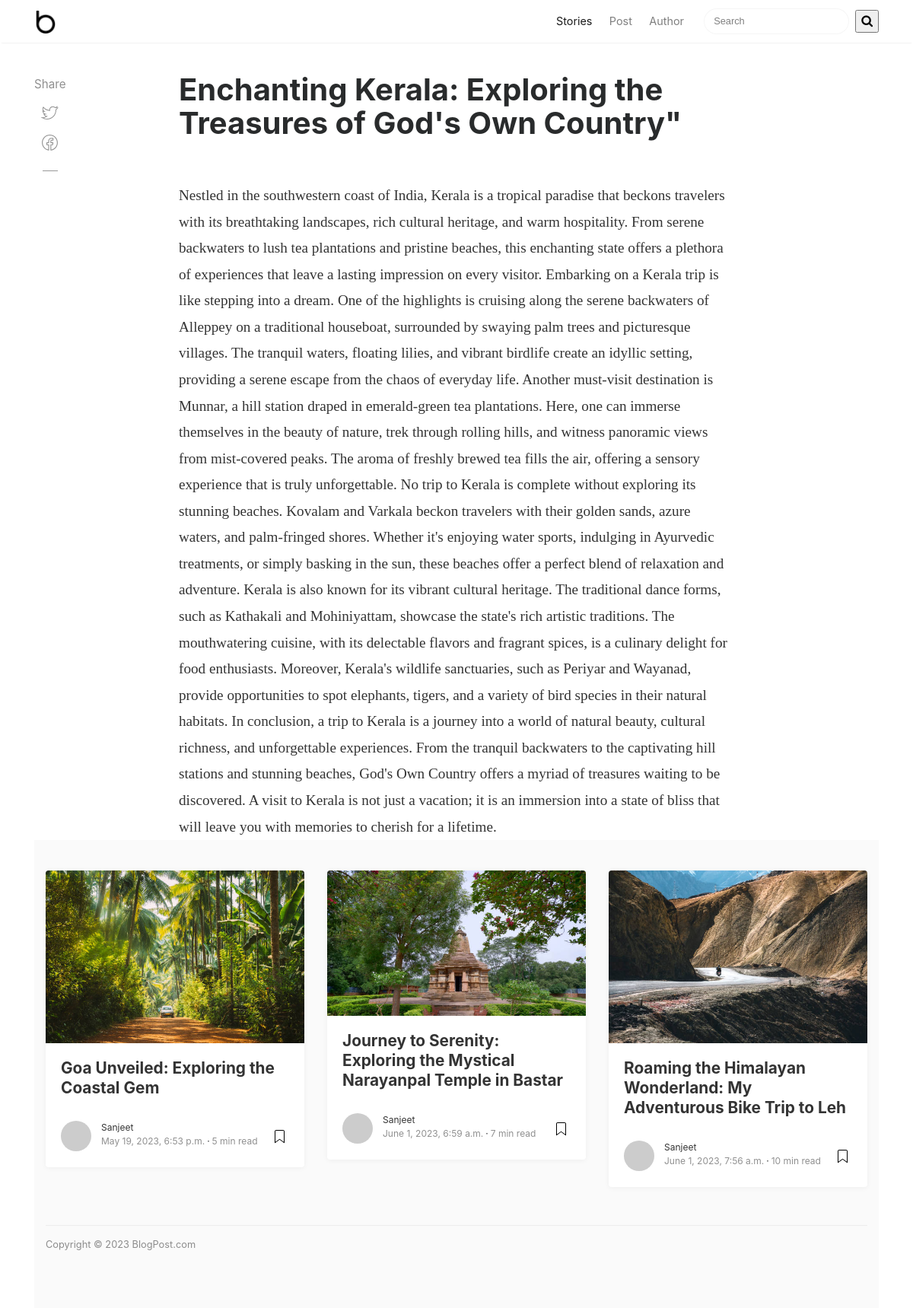
The page /post/5 on the database its author committed.
### posts/models.py (models this page shows)
class Post(models.Model):
    title = models.CharField(max_length=100)
    body = models.CharField(max_length=1000000)
    created_At = models.DateTimeField(default=datetime.now, blank=True)
    post_read = models.IntegerField()
    post_img = models.ImageField(upload_to="BlogPostImg")

### posts/views.py (the view)
# urls.py: path('post/<str:pk>', views.post, name='post'),
def post(request, pk):
    post = Post.objects.get(id=pk)
    posts = Post.objects.all()[:3]
    return render(request, 'post.html', {'post': post, 'posts': posts})

### templates/post.html (shortened to what this page needs)
{% load static %}
<!DOCTYPE html>
<html lang="en">
<head>
<link href="{% static 'assets/css/bootstrap.min.css' %}" rel="stylesheet">
<link href="https://maxcdn.bootstrapcdn.com/font-awesome/4.7.0/css/font-awesome.min.css" rel="stylesheet">
<link href="{% static 'assets/css/mediumish.css' %}" rel="stylesheet">
</head>
<body>
<nav class="navbar navbar-toggleable-md navbar-light bg-white fixed-top mediumnavigation">
<div class="container">
	<a class="navbar-brand" href="index.html">
	<img src="{% static 'assets/img/logo.png' %}" alt="logo">
	</a>
	<div class="collapse navbar-collapse" id="navbarsExampleDefault">
		<ul class="navbar-nav ml-auto">
			<li class="nav-item active">
			<a class="nav-link" href="/">Stories <span class="sr-only">(current)</span></a>
			</li>
			<li class="nav-item">
			<a class="nav-link" href="/">Post</a>
			</li>
			<li class="nav-item">
			<a class="nav-link" href="#">Author</a>
			</li>
		</ul>
		<form class="form-inline my-2 my-lg-0", action="search">
			<input class="form-control mr-sm-2" type="text" placeholder="Search" name="query">
			<button type="submit"><i class="fa fa-search"></i></button>
		</form>
	</div>
</div>
</nav>
<div class="container">
	<div class="row">
		<div class="col-md-2 col-xs-12">
			<div class="share">
				<p>
					Share
				</p>
				<ul>
					<li>
					<a target="_blank" href="https://twitter.com/home">
					</a>
					</li>
					<li>
					<a target="_blank" href="https://www.facebook.com">
					</a>
					</li>
				</ul>
				<div class="sep">
				</div>
			</div>
		</div>
		<div class="col-md-8 col-md-offset-2 col-xs-12">
			<div class="mainheading">
				<h1 class="posttitle">{{post.title}}</h1>
			</div>
			<div class="article-post">
				{{post.body}}
		</div>
	</div>
</div>
<div class="graybg">
	<div class="container">
		<div class="row listrecent listrelated">
			{% for post in posts %}
			<div class="col-md-4">
				<div class="card">
					<a href="/post/{{post.id}}">
					<img class="img-fluid img-thumb" src="{{post.post_img.url}}" alt="">
					</a>
					<div class="card-block">
						<h2 class="card-title"><a href="/post/{{post.id}}">{{post.title}}</a></h2>
						<div class="metafooter">
							<div class="wrapfooter">
								<span class="meta-footer-thumb">
								<a href="/author"><img class="author-thumb" src="https://www.gravatar.com/avatar/e56154546cf4be74e393c62d1ae9f9d4?s=250&amp;d=mm&amp;r=x" alt="Sal"></a>
								</span>
								<span class="author-meta">
								<span class="post-name"><a href="/author">Sanjeet</a></span><br/>
								<span class="post-date">{{post.created_At}}</span><span class="dot"></span><span class="post-read">{{post.post_read}} min read</span>
								</span>
								<span class="post-read-more"><a href="post.html" title="Read Story"></a></span>
							</div>
						</div>
					</div>
				</div>
			</div>
			{% endfor %}
<div class="container">
	<div class="footer">
		<p class="pull-left">
			 Copyright &copy; 2023 BlogPost.com
		</p>
		<div class="clearfix">
		</div>
	</div>
</div>
</body>
</html>

### static/assets/css/mediumish.css (style rules this page uses)
body { padding-top:5rem; }
.mainheading { padding:1rem 0rem; }
a { color:#00ab6b; }
a,a:hover { transition:all 0.2s; }
.mediumnavigation { background:rgba(255,255,255,.97); box-shadow:0 2px 2px -2px rgba(0,0,0,.15); }
@media (min-width:992px) { .navbar-toggleable-md .navbar-nav .nav-link { padding-right:.7rem; padding-left:.7rem; } }
.listfeaturedtag h2.card-title,.listrecent h2.card-title { font-size:1.3rem; font-weight:700; line-height: 1.25; }
.listfeaturedtag h2.card-title a,.listrecent h2.card-title a { color:rgba(0,0,0,.8); }
.listrecent .wrapfooter { font-size:12px; margin-top:30px; }
.author-thumb { width:40px; height:40px; float:left; margin-right:13px; border-radius:100%; }
.author-meta { flex:1 1 auto; white-space:nowrap!important; text-overflow:ellipsis!important; overflow:hidden!important; }
span.post-name,span.post-date,span.author-meta { display:inline-block; }
span.post-date,span.post-read { color:rgba(0,0,0,.44); }
span.post-read-more { align-items:center; display:inline-block; float:right; margin-top:8px; }
span.post-read-more a { color:rgba(0,0,0,.44); }
span.post-name a,span.post-read-more a:hover { color:rgba(0,0,0,.8); }
.dot:after { content:"·"; margin-left:3px; margin-right:3px; }
.mediumnavigation .form-control { font-size:0.8rem; border-radius:30px; overflow:hidden; border:1px solid rgba(0,0,0,0.04); }
.mediumnavigation .form-inline { margin-left:15px; }
.mediumnavigation .navbar-brand { font-weight:500; }
.mediumnavigation .nav-item,.dropdown-menu { font-size:0.9rem; }
.mediumnavigation .navbar-brand img { max-height:30px; margin-right:5px; }
.mainheading h1.posttitle { font-weight:700; margin-bottom:1rem; }
.footer { border-top:1px solid rgba(0,0,0,.05)!important; padding-top:15px; padding-bottom:12px; font-size:0.8rem; color:rgba(0,0,0,.44); margin-top:50px; }
.article-post { font-family:Merriweather; font-size:1.2rem; line-height:1.8; color:rgba(0,0,0,.8); }
.share { text-align:center; margin-top:20px; }
.share p { margin-bottom:10px; font-size:0.95rem; }
.share { display:none; }
.share ul li { display:inline-block; margin-bottom:5px; }
.share ul { padding-left:0; margin-left:0; }
@media (min-width:1024px) { .share { position:fixed; display:block; } }
@media (min-width:1024px) { .share ul li { display:block; } }
.share,.share a { color:rgba(0,0,0,.44); fill:rgba(0,0,0,.44); }
.graybg { background-color:#fafafa; padding:40px 0 46px; position:relative; }
.listrelated .card { box-shadow:0 1px 7px rgba(0,0,0,.05); border:0; }
.card { border-radius:4px; }
.card .img-thumb { border-top-right-radius:4px; border-top-left-radius:4px; }
.sep { height:1px; width:20px; background:#999; margin:0px auto; margin-bottom:1.2rem; }

### rows shown on the page
Post: title "Enchanting Kerala: Exploring the Treasures of God's Own Country\"", body "Nestled in the southwestern coast of India, Kerala is a tropical paradise that beckons travelers with its breathtaking landscapes, rich cultural heritage, and warm hospitality. From serene backwaters to lush tea plantations and pristine beaches, this enchanting state offers a plethora of experiences that leave a lasting impression on every visitor. Embarking on a Kerala trip is like stepping into a dream. One of the highlights is cruising along the serene backwaters of Alleppey on a traditional houseboat, surrounded by swaying palm trees and picturesque villages. The tranquil waters, floating lilies, and vibrant birdlife create an idyllic setting, providing a serene escape from the chaos of…"
Post: post_img (picture), title "Goa Unveiled: Exploring the Coastal Gem", created_At "May 19, 2023, 6:53 p.m.", post_read "5"
Post: post_img (picture), title "Journey to Serenity: Exploring the Mystical Narayanpal Temple in Bastar", created_At "June 1, 2023, 6:59 a.m.", post_read "7"
Post: post_img (picture), title "Roaming the Himalayan Wonderland: My Adventurous Bike Trip to Leh", created_At "June 1, 2023, 7:56 a.m.", post_read "10"
